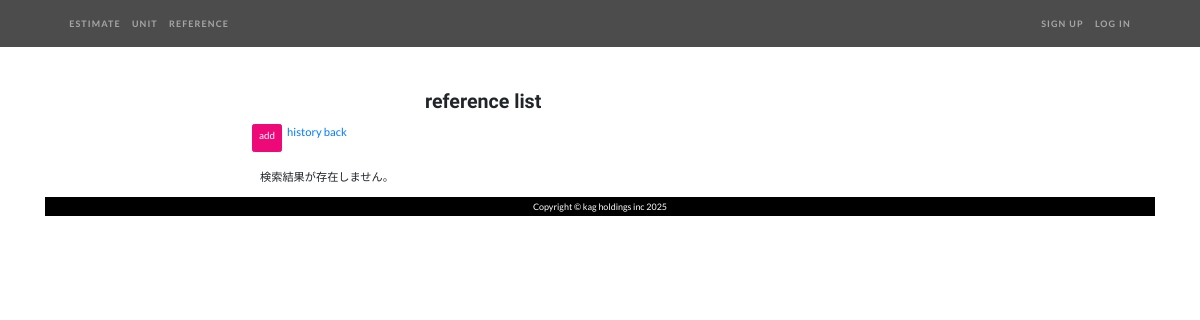
/reference/, run on an earlier commit of the app's database.
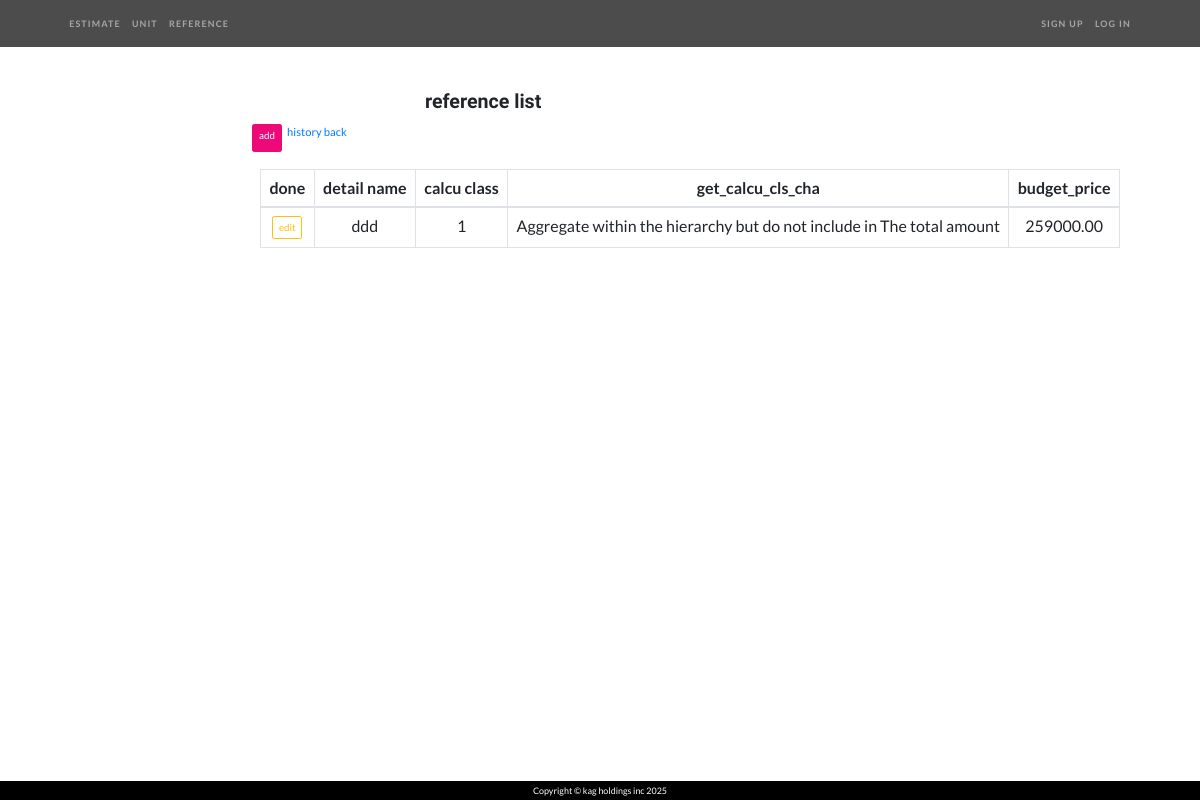
And on a later commit of the database.
### app/models.py (models this page shows)
class Reference(models.Model):
    class Meta:
        db_table = 'reference'
    detail_name = models.CharField(max_length=50, null=True, blank=True, verbose_name='明細名称')
    calcu_cls = models.CharField(null=True, blank=True, verbose_name='計算区分',default='0')
    unit_name = models.ForeignKey(Unit, blank=True, null=True, verbose_name='予算単位', related_name='+', on_delete=models.PROTECT)
    budget_price = models.DecimalField(max_digits=10, decimal_places=2, null=True, blank=True, verbose_name='予算単価')
    def get_calcu_cls_cha(self) -> str:
        if self.calcu_cls == '0':
            return "Items to include in The total　amount"
        if self.calcu_cls == '1':
            return "Aggregate within the hierarchy but do not include in The total amount"
        if self.calcu_cls == '2':
            return "tThe total amount excluding consumption tax"
        if self.calcu_cls == '3':
            return "Consumption tax"

### reference/views.py (the view)
# urls.py: path('', views.ReferenceList.as_view(), name='reference_list'),  # 一覧
class ReferenceList(generic.ListView):
    paginate_by = 10
    context_object_name = 'reference_list'
    template_name = 'reference_list.html'
    model = Reference
    form_class = ReferenceForm
    def get_queryset(self):
        return Reference.objects.all()

### reference/templates/reference_list.html (shortened to what this page needs)
{% extends 'base.html' %}
{%load static %}
{% block header %}
<div class="container">
    <header>
        <div class="row">
            <div class="col-sm-4">
            </div>
            <div class="my-div-style col-sm">
                <h3>reference list</h3>
            </div>
        </div>
    </header>
    <div class="col-8 offset-2 justify-content-center">
        <form method="POST" enctype="multipart/form-data">
            <div class="row">
                <div class="d-flex flex-row mx-4 my-2">
                    <a class="btn btn-primary btn-sm mx-2" href="{% url 'reference:reference_add' %}">add</a>
                    <p><a href="#" onClick="history.back(); return false;">history back</a></p>
                </div>
            </div>
        </form>
        <div class="container-fluid">
            {% if reference_list|length == 0 %}
            <p>検索結果が存在しません。</p>
            {% else %}
            <table class="table table-hover table-bordered text-nowrap .thead-dark">
                <tr align="center">
                    <th>done</th>
                    <th>detail name</th>
                    <th>calcu class</th>
                    <th>get_calcu_cls_cha</th>
                    <th>budget_price</th>
                </tr>
                <tbody>
                {% for item in reference_list %}
                <tr>
                    <td align="center" width="20%">
                        <a href="{% url 'reference:reference_edit' item.pk %}" class="btn btn-outline-warning btn-sm">edit</a>
                    </td>
                    <td align="center">{{item.detail_name}}</td>
                    <td align="center">{{item.calcu_cls}}</td>
                    <td align="center">{{item.get_calcu_cls_cha}}</td>
                    <td align="center">{{item.budget_price}}</td>
                </tr>
                {% endfor %}
                </tbody>
            </table>
        </div>
        {% endif %}
    </div>
</div>
{% endblock %}

### templates/base.html (shortened to what this page needs)
{% load static %}
<html lang="ja">
<head>
    <link href="{% static 'vendor/bootstrap/css/bootstrap.min.css' %}" rel="stylesheet">
    <link href="/static/vendor/bootstrap/css/bootstrap.min.css" rel="stylesheet">
    <link href="{% static 'css/one-page-wonder.css' %}" rel="stylesheet">
    <link rel="stylesheet" type="text/css" href="{% static 'css/myStyle.css' %}">
    <link rel="stylesheet" type="text/css" href="{% static 'css/list.css' %}">
</head>
<div id="wrapper">
    <nav class="navbar navbar-expand-lg navbar-dark navbar-custom fixed-top">
        <div class="container px-5">
            <div class="collapse navbar-collapse" id="navbarResponsive">
                <ul class="navbar-nav mr-auto">
                    <li class="nav-item">
                        <a class="nav-link{% block active_estimate %}{% endblock %}" href="{% url 'estimate:estimate_list' %}">estimate</a>
                    </li>
                    <li class="nav-item">
                        <a class="nav-link{% block active_unite %}{% endblock %}" href="{% url 'unit:unit_list' %}">unit</a>
                    </li>
                    <li class="nav-item">
                        <a class="nav-link{% block active_detailMaster %}{% endblock %}" href="{% url 'reference:reference_list' %}">reference</a>
                    </li>
                </ul>
                <ul class="navbar-nav">
                    {% if user.is_authenticated %}
                    <li class="nav-item">
                        <a class="nav-link">ユーザー名：{{ user.get_username }}</a>
                    </li>
                    <li class="nav-item">
                        <a class="nav-link" href="{% url 'account_logout' %}">Log Out</a>
                    </li>
                    {% else %}
                    <li class="nav-item {% block active_signup %}{% endblock %}">
                        <a class="nav-link" href="{% url 'account_signup' %}">Sign Up</a>
                    </li>
                    <li class="nav-item {% block active_login %}{% endblock %}">
                        <a class="nav-link" href="{% url 'account_login' %}">Log In</a>
                    </li>
                    {% endif %}
                </ul>
            </div>
        </div>
    </nav>
    {% block header %}{% endblock %}
    <footer class="py-1 bg-black">
        <div class="container px-5">
            <p class="m-0 text-center text-white small">Copyright &copy; kag holdings inc 2025</p>
        </div>
    </footer>
</div>
</html>

### static/css/one-page-wonder.css (style rules this page uses)
h1, h2, h3, h4, h5, h6 { font-family: 'Catamaran'; font-weight: 800 !important; }
.bg-black { background-color: #000 !important; }
.navbar-custom { padding-top: 1rem; padding-bottom: 1rem; background-color: rgba(0, 0, 0, 0.7); }
.navbar-custom .navbar-nav .nav-item .nav-link { text-transform: uppercase; font-size: 0.8rem; font-weight: 700; letter-spacing: 0.1rem; }
.btn-primary { background-color: #ee0979; border-color: #ee0979; }

### static/css/myStyle.css (style rules this page uses)
body, #wrapper { display: flex; flex-direction: column; min-height: 100vh; }
footer { margin-top: auto; }
.my-div-style { margin-top:8rem; }
html { font-size:70% }

### static/css/list.css (style rules this page uses)
.fix-list .table th:first-child, td:first-child { position: sticky; position: -webkit-sticky; left: 0; background-color : #FFFFFF; }
.text-nowrap { white-space: nowrap !important; }

What changed in the data, as far as the page shows it:
added Reference: detail_name "ddd", calcu_cls "1", get_calcu_cls_cha "Aggregate within the hierarchy but do not include in The total amount", budget_price "259000.00"
Also different on the page:
text no longer shown: "検索結果が存在しません。"
text now shown: "done detail name calcu class get_calcu_cls_cha budget_price"
